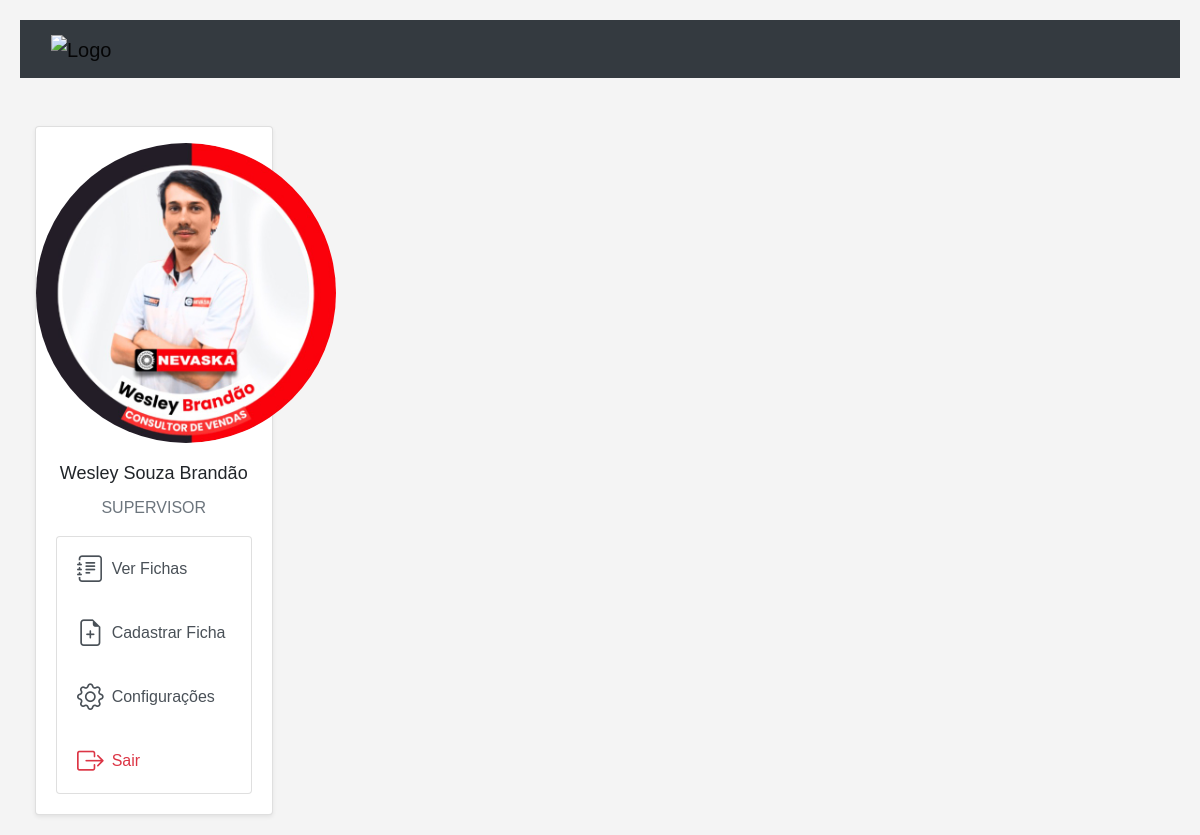
The page /salvar-cadastro/ (signed in) on the database its author committed.
### reg/models.py (models this page shows, shortened)
class User(AbstractUser):
    rca = models.CharField(max_length=3, null=True, blank=True)
    cargos = models.CharField(choices=[('VENDEDOR', 'Vendedor'), (
        'GERENTE', 'Gerente'), ('SUPERVISOR', 'Supervisor')], max_length=25, null=True)
    first_name = models.CharField(max_length=100, null=True)
    img = models.ImageField(
        upload_to=user_directory_path, blank=True, null=True)

### reg/views.py (the view)
# urls.py: path('salvar-cadastro/', views.salvar_cadastro, name='salvar_cadastro'),
@login_required
def salvar_cadastro(request):
    if request.method == 'POST':
        data_form = request.POST.get('data_form', '2024-01-01')
        situacao_cliente = request.POST.get('situacao_cliente', 'Cadastro')
        cod_cliente = request.POST.get('cod_cliente', '0000')
        emp_cnpj = request.POST.get('emp_cnpj', '00.000.000/0000-00')
        emp_cpf = request.POST.get('emp_cpf', '000.000.000-00')
        emp_ie = request.POST.get('emp_ie', '000.000')
        tipo_cliente = request.POST.get('tipo_cliente', 'Revenda')
        razao_nome = request.POST.get('razao_nome', 'Razão Social')
        fantasia_nome = request.POST.get('fantasia_nome', 'Nome Fantasia')
        cep = request.POST.get('cep', '00000-000')
        rua = request.POST.get('rua', 'Rua exemplo')
        bairro = request.POST.get('bairro', 'Bairro exemplo')
        cidade = request.POST.get('cidade', 'Cidade exemplo')
        estado = request.POST.get('uf', 'XX')
        ibge = request.POST.get('ibge', '0000000')
        produto_desc = request.POST.get('produto_desc', 'Produto padrão')
        valor_desc = request.POST.get('valor_desc', '0.00')
        prazo_desc = request.POST.get('prazo_desc', '30')
        comp_emp = request.POST.get('comp_emp')
        num_endr = request.POST.get('num_endr')
        email_empresa = request.POST.get('email_empresa')
        telefone_empresa = request.POST.get('telefone_empresa')
        referencia1 = request.POST.get('referencia1', 'Referência 1')
        contato1 = request.POST.get('contato1', '(00) 0000-0000')
        referencia2 = request.POST.get('referencia2', 'Referência 2')
        contato2 = request.POST.get('contato2', '(00) 0000-0000')
        referencia3 = request.POST.get('referencia3', 'Referência 3')
        contato3 = request.POST.get('contato3', '(00) 0000-0000')
        referencia4 = request.POST.get('referencia4', 'Referência 4')
        contato4 = request.POST.get('contato4', '(00) 0000-0000')
        referencia5 = request.POST.get('referencia5', 'Referência 5')
        contato5 = request.POST.get('contato5', '(00) 0000-0000')
        empresa = Empresa(
            data_form=data_form,
            situacao_cliente=situacao_cliente,
            cod_cliente=cod_cliente,
            emp_cnpj=emp_cnpj,
            emp_cpf=emp_cpf,
            emp_ie=emp_ie,
            tipo_cliente=tipo_cliente,
            razao_nome=razao_nome,
            fantasia_nome=fantasia_nome,
            cep=cep,
            rua=rua,
            bairro=bairro,
            cidade=cidade,
            estado=estado,
            produto_desc=produto_desc,
            valor_desc=valor_desc,
            prazo_desc=prazo_desc,
            referencia1=referencia1,
            contato1=contato1,
            referencia2=referencia2,
            contato2=contato2,
            referencia3=referencia3,
            contato3=contato3,
            referencia4=referencia4,
            contato4=contato4,
            referencia5=referencia5,
            contato5=contato5,
            comp_emp=comp_emp,
            num_endr=num_endr,
            email_empresa=email_empresa,
            telefone_empresa=telefone_empresa,
            owner=request.user
        )
        empresa.save()
        return redirect('home')
    else:
        return render(request, 'index.html')

### templates/index.html (shortened to what this page needs)
<!DOCTYPE html>
<html lang="en">
  <head>
    {% load static %}
    <link
      href="https://cdnjs.cloudflare.com/ajax/libs/font-awesome/5.15.4/css/all.min.css"
      rel="stylesheet"
    />
    <link rel="stylesheet" href="https://cdn.jsdelivr.net/npm/bootstrap-icons@1.11.3/font/bootstrap-icons.min.css">
    <link
      href="https://cdn.jsdelivr.net/npm/bootstrap@5.3.3/dist/css/bootstrap.min.css"
      rel="stylesheet"
    />
    <link
      href="https://stackpath.bootstrapcdn.com/bootstrap/4.3.1/css/bootstrap.min.css"
      rel="stylesheet"
    />
    <link rel="stylesheet" href="{% static 'main.css' %}" />
  </head>
  <body>
    <div class="page-container">
      <section class="page-container__content">
        {% if user.is_authenticated %} {% include 'nav.html' %}
        <div class="row mt-5">
          <div class="col-md-3">
            <div class="container">
              <div class="row">
                <div class="col-md-12">
                  <div class="card shadow-sm">
                    {% if user.img %}
                    <img
                      src="{{ user.img.url }}"
                      class="card-img-top rounded-circle mx-auto d-block mt-3"
                      alt="{{ user.first_name }}"
                      style="width: 300px; height: 300px; object-fit: cover"
                    />
                  {% endif %}
                    <div class="card-body text-center">
                      <h5 class="card-title">{{ user.first_name }}</h5>
                      <p class="card-text text-muted">{{ user.cargos }}</p>
                      <div class="list-group">
                        <a
                          href="{% url 'lista' %}"
                          class="list-group-item list-group-item-action d-flex align-items-center"
                          style="transition: background-color 0.3s, transform 0.3s;"
                          onmouseover="this.style.backgroundColor='#f8f9fa'; this.style.transform='scale(1.02)';"
                          onmouseout="this.style.backgroundColor=''; this.style.transform='scale(1)';"
                        >
                          <i class="bi bi-journal-text me-2" style="font-size: 20pt;"></i>
                          Ver Fichas
                        </a>
                        <a
                          href="{% url 'registro' %}"
                          class="list-group-item list-group-item-action d-flex align-items-center"
                          style="transition: background-color 0.3s, transform 0.3s;"
                          onmouseover="this.style.backgroundColor='#f8f9fa'; this.style.transform='scale(1.02)';"
                          onmouseout="this.style.backgroundColor=''; this.style.transform='scale(1)';"
                        >
                          <i class="bi bi-file-earmark-plus me-2" style="font-size: 20pt;"></i>
                          Cadastrar Ficha
                        </a>
                        <a
                          href="{% url 'editar_perfil' %}"
                          class="list-group-item list-group-item-action d-flex align-items-center"
                          style="transition: background-color 0.3s, transform 0.3s; text-transform: capitalize;"
                          onmouseover="this.style.backgroundColor='#f8f9fa'; this.style.transform='scale(1.02)';"
                          onmouseout="this.style.backgroundColor=''; this.style.transform='scale(1)';"
                        >
                          <i class="bi bi-gear me-2" style="font-size: 20pt;"></i>
                          Configurações
                        </a>
                        <a
                          href="{% url 'logout' %}"
                          class="list-group-item list-group-item-action d-flex align-items-center text-danger"
                          style="transition: background-color 0.3s, transform 0.3s;"
                          onmouseover="this.style.backgroundColor='#f8d7da'; this.style.transform='scale(1.02)';"
                          onmouseout="this.style.backgroundColor=''; this.style.transform='scale(1)';"
                        >
                          <i class="bi bi-box-arrow-right me-2" style="font-size: 20pt;"></i>
                          Sair
                        </a>
                      </div>
                    </div>
                    </div>
                  </div>
                  </div>
                </div>
              </div>
          <div class="col-md-6 ms-1">
          </div>
          <div class="col-md-1"></div>
        </div>
        {% endif %}
      </section>
    </div>
  </body>
</html>

### static/main.css (style rules this page uses)
body, html { height: 100%; margin: 20; padding: 15; font-family: Arial, sans-serif; }
.page-container { display: flex; flex-direction: column; height: 100%; }
.page-container__content { flex: 1; padding: 20px; background-color: #f4f4f4; }
.card-title { font-size: 18px; }

### rows shown on the page
User: img (picture), first_name "Wesley Souza Brandão", cargos "SUPERVISOR"
